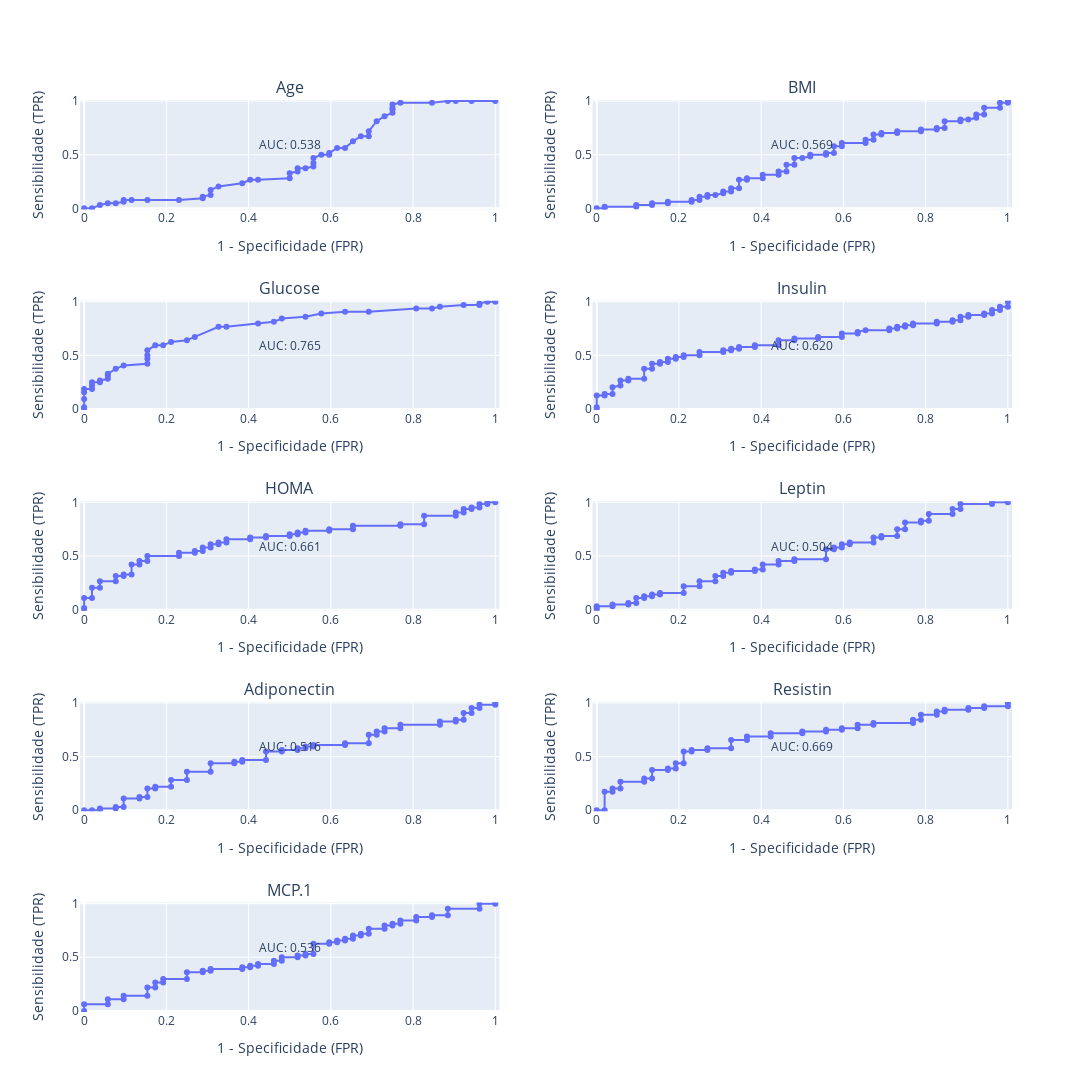
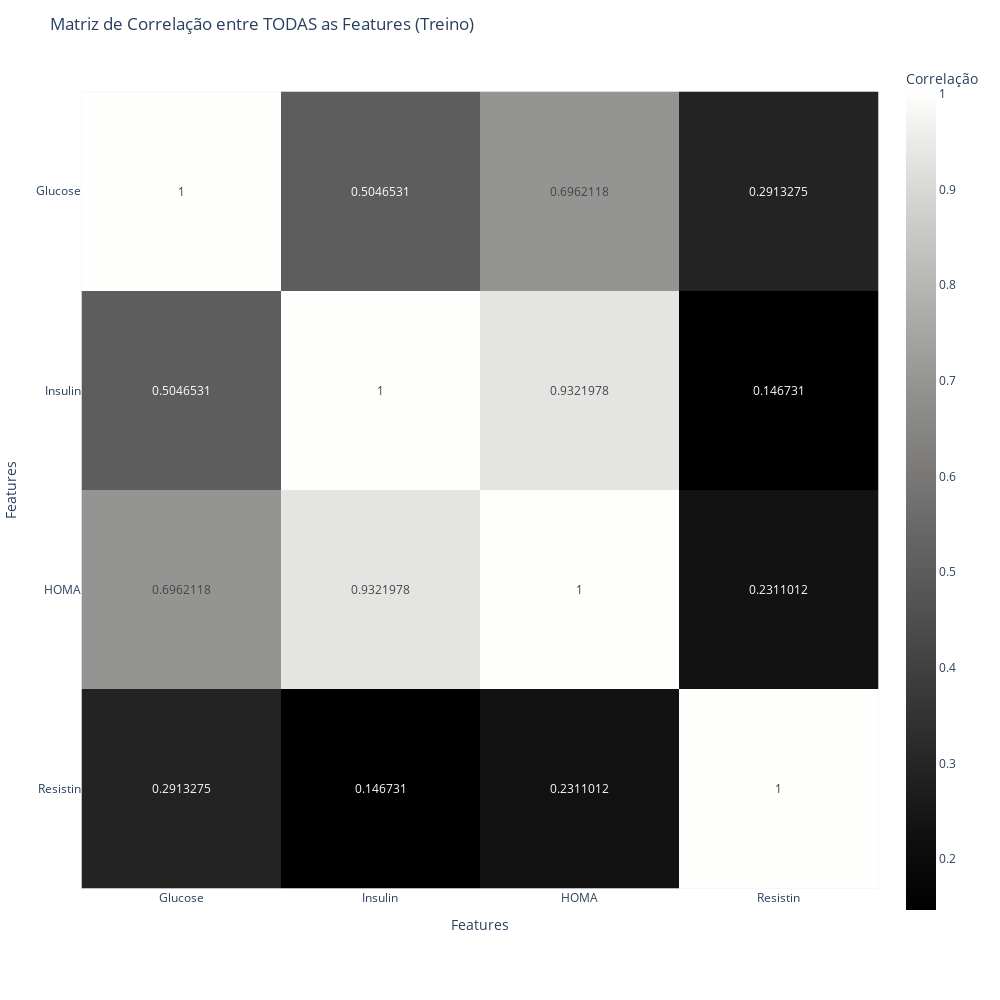

Notebook cell for these charts, in order:
### Code cell
# Seleção de features com Kruskal-Wallis
kruskal_selected_features, p_values = kruskal_feature_selection(X_data, y_data)
for feature in kruskal_selected_features:
    print(f"Feature: {feature}, p-value: {p_values[feature]:.6f}")
print("kruskal_selected_features:", kruskal_selected_features)

# ROC-AUC por feature (plota grelha)
roc_auc_selected_features, roc_auc_values, figR = compute_roc_auc_per_feature(X_data, y_data, cols=2, auc_threshold=0.60)
print("roc_auc_selected_features:", roc_auc_selected_features)
figR.show()

# Matriz de Correlação entre as features selecionadas pelo Kruskal
fig_corr = plot_correlation_matrix(X_data, kruskal_selected_features)
fig_corr.show()

# Filtrar X para manter apenas as features selecionadas
X = X_data[kruskal_selected_features]

# Divisão treino/val/test
X_train, X_val, X_test, y_train, y_val, y_test = data(X, y_data, test_size=0.2, val_size=0.25, random_state=42)

print(f"Tamanho treino:      {len(X_train)}")
print(f"Tamanho validação:   {len(X_val)}")
print(f"Tamanho teste:       {len(X_test)}")

# Salvar X_train
X_train.to_csv("X_train.csv", index=False)

### Figure 1 — Plotly figure (JSON) as saved in the notebook; plotly's stock layout.template omitted (floating-point values rounded to 4 significant figures)
{"data": [{"line": {"color": "#636EFA"}, "marker": {"color": "#636EFA"}, "mode": "lines+markers", "showlegend": false, "type": "scatter", "x": [0, 0.01923, 0.03846, 0.05769, 0.07692, 0.09615, 0.09615, 0.1154, 0.1538, 0.2308, 0.2885, 0.2885, 0.3077, 0.3077, 0.3269, 0.3846, 0.4038, 0.4231, 0.5, 0.5, 0.5192, 0.5192, 0.5385, 0.5577, 0.5577, 0.5577, 0.5769, 0.5962, 0.5962, 0.6154, 0.6346, 0.6538, 0.6731, 0.6923, 0.6923, 0.7115, 0.7308, 0.75, 0.75, 0.75, 0.75, 0.7692, 0.8462, 0.8846, 0.9038, 0.9423, 1], "xaxis": "x", "y": [0, 0, 0.03125, 0.04688, 0.04688, 0.0625, 0.07812, 0.07812, 0.07812, 0.07812, 0.09375, 0.1094, 0.125, 0.1719, 0.2031, 0.2344, 0.2656, 0.2656, 0.2812, 0.3281, 0.3438, 0.375, 0.375, 0.3906, 0.4219, 0.4688, 0.5, 0.5, 0.5156, 0.5625, 0.5625, 0.625, 0.6719, 0.6719, 0.7188, 0.8125, 0.8594, 0.8906, 0.9219, 0.9375, 0.9688, 0.9844, 0.9844, 1, 1, 1, 1], "yaxis": "y"}, {"line": {"color": "#636EFA"}, "marker": {"color": "#636EFA"}, "mode": "lines+markers", "showlegend": false, "type": "scatter", "x": [0, 0.01923, 0.01923, 0.09615, 0.09615, 0.1346, 0.1346, 0.1731, 0.1731, 0.2308, 0.2308, 0.25, 0.25, 0.2692, 0.2692, 0.2885, 0.3077, 0.3077, 0.3269, 0.3269, 0.3462, 0.3462, 0.3654, 0.3654, 0.4038, 0.4038, 0.4423, 0.4423, 0.4615, 0.4615, 0.4808, 0.4808, 0.5, 0.5192, 0.5192, 0.5577, 0.5577, 0.5769, 0.5769, 0.5962, 0.5962, 0.6538, 0.6538, 0.6731, 0.6731, 0.6923, 0.6923, 0.7308, 0.7308, 0.7885, 0.7885, 0.8269, 0.8269, 0.8462, 0.8462, 0.8846, 0.8846, 0.9038, 0.9231, 0.9231, 0.9423, 0.9423, 0.9808, 0.9808, 1, 1], "xaxis": "x2", "y": [0, 0, 0.01562, 0.01562, 0.03125, 0.03125, 0.04688, 0.04688, 0.0625, 0.0625, 0.07812, 0.07812, 0.1094, 0.1094, 0.125, 0.125, 0.1406, 0.1562, 0.1562, 0.1875, 0.1875, 0.2656, 0.2656, 0.2812, 0.2812, 0.3125, 0.3125, 0.3438, 0.3438, 0.4062, 0.4062, 0.4688, 0.4688, 0.4844, 0.5, 0.5, 0.5156, 0.5156, 0.5781, 0.5781, 0.6094, 0.6094, 0.6406, 0.6406, 0.6875, 0.6875, 0.7031, 0.7031, 0.7188, 0.7188, 0.7344, 0.7344, 0.75, 0.75, 0.8125, 0.8125, 0.8281, 0.8281, 0.8438, 0.875, 0.875, 0.9375, 0.9375, 0.9844, 0.9844, 1], "yaxis": "y2"}, {"line": {"color": "#636EFA"}, "marker": {"color": "#636EFA"}, "mode": "lines+markers", "showlegend": false, "type": "scatter", "x": [0, 0, 0, 0, 0, 0.01923, 0.01923, 0.01923, 0.03846, 0.03846, 0.05769, 0.05769, 0.05769, 0.07692, 0.09615, 0.1538, 0.1538, 0.1538, 0.1538, 0.1731, 0.1923, 0.2115, 0.25, 0.2692, 0.3269, 0.3462, 0.4231, 0.4615, 0.4808, 0.5385, 0.5769, 0.6346, 0.6923, 0.8077, 0.8462, 0.8654, 0.9231, 0.9615, 0.9615, 0.9808, 1], "xaxis": "x3", "y": [0, 0.01562, 0.09375, 0.1562, 0.1875, 0.1875, 0.2188, 0.25, 0.25, 0.2656, 0.2812, 0.3125, 0.3281, 0.375, 0.4062, 0.4219, 0.4688, 0.5, 0.5469, 0.5938, 0.5938, 0.625, 0.6406, 0.6719, 0.7656, 0.7656, 0.7969, 0.8125, 0.8438, 0.8594, 0.8906, 0.9062, 0.9062, 0.9375, 0.9375, 0.9531, 0.9688, 0.9688, 0.9844, 1, 1], "yaxis": "y3"}, {"line": {"color": "#636EFA"}, "marker": {"color": "#636EFA"}, "mode": "lines+markers", "showlegend": false, "type": "scatter", "x": [0, 0, 0, 0.01923, 0.01923, 0.03846, 0.03846, 0.05769, 0.05769, 0.07692, 0.07692, 0.1154, 0.1154, 0.1346, 0.1346, 0.1538, 0.1538, 0.1731, 0.1731, 0.1923, 0.1923, 0.2115, 0.2115, 0.25, 0.25, 0.3077, 0.3077, 0.3269, 0.3269, 0.3462, 0.3462, 0.3846, 0.3846, 0.4423, 0.4423, 0.4808, 0.4808, 0.5385, 0.5385, 0.5962, 0.5962, 0.6346, 0.6346, 0.6538, 0.7115, 0.7115, 0.7308, 0.7308, 0.75, 0.75, 0.7692, 0.7692, 0.8269, 0.8269, 0.8654, 0.8654, 0.8846, 0.8846, 0.9038, 0.9038, 0.9423, 0.9423, 0.9615, 0.9615, 0.9808, 0.9808, 1, 1], "xaxis": "x4", "y": [0, 0.01562, 0.125, 0.125, 0.1406, 0.1406, 0.2031, 0.2188, 0.2656, 0.2656, 0.2812, 0.2812, 0.375, 0.375, 0.4219, 0.4219, 0.4375, 0.4375, 0.4688, 0.4688, 0.4844, 0.4844, 0.5, 0.5, 0.5312, 0.5312, 0.5469, 0.5469, 0.5625, 0.5625, 0.5781, 0.5781, 0.5938, 0.5938, 0.6406, 0.6406, 0.6562, 0.6562, 0.6719, 0.6719, 0.7031, 0.7031, 0.7188, 0.7344, 0.7344, 0.75, 0.75, 0.7656, 0.7656, 0.7812, 0.7812, 0.7969, 0.7969, 0.8125, 0.8125, 0.8281, 0.8281, 0.8594, 0.8594, 0.875, 0.875, 0.8906, 0.8906, 0.9219, 0.9219, 0.9531, 0.9531, 1], "yaxis": "y4"}, {"line": {"color": "#636EFA"}, "marker": {"color": "#636EFA"}, "mode": "lines+markers", "showlegend": false, "type": "scatter", "x": [0, 0, 0, 0.01923, 0.01923, 0.03846, 0.03846, 0.07692, 0.07692, 0.09615, 0.09615, 0.1154, 0.1154, 0.1346, 0.1346, 0.1538, 0.1538, 0.2308, 0.2308, 0.2692, 0.2692, 0.2885, 0.2885, 0.3077, 0.3077, 0.3269, 0.3269, 0.3462, 0.3462, 0.4038, 0.4038, 0.4423, 0.4423, 0.5, 0.5, 0.5192, 0.5192, 0.5385, 0.5385, 0.5962, 0.5962, 0.6538, 0.6538, 0.7692, 0.7692, 0.8269, 0.8269, 0.9038, 0.9038, 0.9231, 0.9231, 0.9423, 0.9423, 0.9615, 0.9615, 0.9808, 0.9808, 1], "xaxis": "x5", "y": [0, 0.01562, 0.1094, 0.1094, 0.2031, 0.2031, 0.2656, 0.2656, 0.3125, 0.3125, 0.3281, 0.3281, 0.4219, 0.4219, 0.4531, 0.4531, 0.5, 0.5, 0.5312, 0.5312, 0.5469, 0.5469, 0.5781, 0.5781, 0.6094, 0.6094, 0.625, 0.625, 0.6562, 0.6562, 0.6719, 0.6719, 0.6875, 0.6875, 0.7031, 0.7031, 0.7188, 0.7188, 0.7344, 0.7344, 0.75, 0.75, 0.7812, 0.7812, 0.7969, 0.7969, 0.875, 0.875, 0.9062, 0.9062, 0.9375, 0.9375, 0.9531, 0.9531, 0.9844, 0.9844, 1, 1], "yaxis": "y5"}, {"line": {"color": "#636EFA"}, "marker": {"color": "#636EFA"}, "mode": "lines+markers", "showlegend": false, "type": "scatter", "x": [0, 0, 0, 0.03846, 0.03846, 0.07692, 0.07692, 0.09615, 0.09615, 0.1154, 0.1154, 0.1346, 0.1346, 0.1538, 0.1538, 0.2115, 0.2115, 0.25, 0.25, 0.2885, 0.2885, 0.3077, 0.3077, 0.3269, 0.3269, 0.3846, 0.3846, 0.4038, 0.4038, 0.4423, 0.4423, 0.4808, 0.4808, 0.5577, 0.5577, 0.5769, 0.5769, 0.5962, 0.5962, 0.6154, 0.6154, 0.6731, 0.6731, 0.6923, 0.6923, 0.7308, 0.7308, 0.75, 0.75, 0.7885, 0.7885, 0.8077, 0.8077, 0.8654, 0.8654, 0.8846, 0.8846, 0.9615, 0.9615, 1], "xaxis": "x6", "y": [0, 0.01562, 0.03125, 0.03125, 0.04688, 0.04688, 0.0625, 0.0625, 0.1094, 0.1094, 0.125, 0.125, 0.1406, 0.1406, 0.1562, 0.1562, 0.2188, 0.2188, 0.2656, 0.2656, 0.3125, 0.3125, 0.3438, 0.3438, 0.3594, 0.3594, 0.375, 0.375, 0.4219, 0.4219, 0.4531, 0.4531, 0.4688, 0.4688, 0.5625, 0.5625, 0.5781, 0.5781, 0.6094, 0.6094, 0.625, 0.625, 0.6719, 0.6719, 0.6875, 0.6875, 0.75, 0.75, 0.8125, 0.8125, 0.8281, 0.8281, 0.8906, 0.8906, 0.9375, 0.9375, 0.9844, 0.9844, 1, 1], "yaxis": "y6"}, {"line": {"color": "#636EFA"}, "marker": {"color": "#636EFA"}, "mode": "lines+markers", "showlegend": false, "type": "scatter", "x": [0, 0.01923, 0.03846, 0.03846, 0.07692, 0.07692, 0.09615, 0.09615, 0.1346, 0.1346, 0.1538, 0.1538, 0.1731, 0.1731, 0.2115, 0.2115, 0.25, 0.25, 0.3077, 0.3077, 0.3654, 0.3654, 0.3846, 0.3846, 0.4423, 0.4423, 0.4808, 0.4808, 0.5192, 0.5192, 0.5385, 0.5385, 0.5577, 0.5577, 0.6346, 0.6346, 0.6923, 0.6923, 0.7115, 0.7115, 0.7308, 0.7308, 0.7692, 0.7692, 0.8654, 0.8654, 0.9038, 0.9038, 0.9231, 0.9231, 0.9423, 0.9423, 0.9615, 0.9615, 1, 1], "xaxis": "x7", "y": [0, 0, 0, 0.01562, 0.01562, 0.03125, 0.03125, 0.1094, 0.1094, 0.125, 0.125, 0.2031, 0.2031, 0.2188, 0.2188, 0.2812, 0.2812, 0.3594, 0.3594, 0.4375, 0.4375, 0.4531, 0.4531, 0.4688, 0.4688, 0.5469, 0.5469, 0.5625, 0.5625, 0.5781, 0.5781, 0.5938, 0.5938, 0.6094, 0.6094, 0.625, 0.625, 0.7031, 0.7031, 0.7344, 0.7344, 0.7656, 0.7656, 0.7969, 0.7969, 0.8281, 0.8281, 0.8438, 0.8438, 0.9062, 0.9062, 0.9531, 0.9531, 0.9844, 0.9844, 1], "yaxis": "y7"}, {"line": {"color": "#636EFA"}, "marker": {"color": "#636EFA"}, "mode": "lines+markers", "showlegend": false, "type": "scatter", "x": [0, 0.01923, 0.01923, 0.03846, 0.03846, 0.05769, 0.05769, 0.1154, 0.1154, 0.1346, 0.1346, 0.1731, 0.1731, 0.1923, 0.1923, 0.2115, 0.2115, 0.2308, 0.2308, 0.2692, 0.2692, 0.3269, 0.3269, 0.3654, 0.3654, 0.4231, 0.4231, 0.5, 0.5, 0.5577, 0.5577, 0.5962, 0.5962, 0.6346, 0.6346, 0.6731, 0.6731, 0.7692, 0.7692, 0.7885, 0.7885, 0.8269, 0.8269, 0.8462, 0.8462, 0.9038, 0.9038, 0.9423, 0.9423, 1, 1], "xaxis": "x8", "y": [0, 0, 0.1719, 0.1719, 0.2031, 0.2031, 0.2656, 0.2656, 0.2969, 0.2969, 0.375, 0.375, 0.3906, 0.3906, 0.4375, 0.4375, 0.5469, 0.5469, 0.5625, 0.5625, 0.5781, 0.5781, 0.6562, 0.6562, 0.6875, 0.6875, 0.7188, 0.7188, 0.7344, 0.7344, 0.75, 0.75, 0.7656, 0.7656, 0.7969, 0.7969, 0.8125, 0.8125, 0.8438, 0.8438, 0.8906, 0.8906, 0.9219, 0.9219, 0.9375, 0.9375, 0.9531, 0.9531, 0.9688, 0.9688, 1], "yaxis": "y8"}, {"line": {"color": "#636EFA"}, "marker": {"color": "#636EFA"}, "mode": "lines+markers", "showlegend": false, "type": "scatter", "x": [0, 0, 0.05769, 0.05769, 0.09615, 0.09615, 0.1538, 0.1538, 0.1731, 0.1731, 0.1923, 0.1923, 0.25, 0.25, 0.2885, 0.2885, 0.3077, 0.3077, 0.3846, 0.3846, 0.4038, 0.4038, 0.4231, 0.4231, 0.4615, 0.4615, 0.4808, 0.4808, 0.5192, 0.5192, 0.5385, 0.5385, 0.5577, 0.5577, 0.5962, 0.5962, 0.6154, 0.6154, 0.6346, 0.6346, 0.6538, 0.6538, 0.6731, 0.6731, 0.6923, 0.6923, 0.7308, 0.7308, 0.75, 0.75, 0.7692, 0.7692, 0.8077, 0.8077, 0.8462, 0.8462, 0.8846, 0.8846, 0.9615, 0.9615, 1], "xaxis": "x9", "y": [0, 0.0625, 0.0625, 0.1094, 0.1094, 0.1406, 0.1406, 0.2188, 0.2188, 0.2656, 0.2656, 0.2969, 0.2969, 0.3594, 0.3594, 0.375, 0.375, 0.3906, 0.3906, 0.4062, 0.4062, 0.4219, 0.4219, 0.4375, 0.4375, 0.4688, 0.4688, 0.5, 0.5, 0.5156, 0.5156, 0.5312, 0.5312, 0.625, 0.625, 0.6406, 0.6406, 0.6562, 0.6562, 0.6719, 0.6719, 0.7031, 0.7031, 0.7188, 0.7188, 0.7656, 0.7656, 0.7969, 0.7969, 0.8125, 0.8125, 0.8438, 0.8438, 0.875, 0.875, 0.8906, 0.8906, 0.9531, 0.9531, 1, 1], "yaxis": "y9"}], "layout": {"annotations": [{"font": {"size": 16}, "showarrow": false, "text": "Age", "x": 0.225, "xanchor": "center", "xref": "paper", "y": 1, "yanchor": "bottom", "yref": "paper"}, {"font": {"size": 16}, "showarrow": false, "text": "BMI", "x": 0.775, "xanchor": "center", "xref": "paper", "y": 1, "yanchor": "bottom", "yref": "paper"}, {"font": {"size": 16}, "showarrow": false, "text": "Glucose", "x": 0.225, "xanchor": "center", "xref": "paper", "y": 0.78, "yanchor": "bottom", "yref": "paper"}, {"font": {"size": 16}, "showarrow": false, "text": "Insulin", "x": 0.775, "xanchor": "center", "xref": "paper", "y": 0.78, "yanchor": "bottom", "yref": "paper"}, {"font": {"size": 16}, "showarrow": false, "text": "HOMA", "x": 0.225, "xanchor": "center", "xref": "paper", "y": 0.56, "yanchor": "bottom", "yref": "paper"}, {"font": {"size": 16}, "showarrow": false, "text": "Leptin", "x": 0.775, "xanchor": "center", "xref": "paper", "y": 0.56, "yanchor": "bottom", "yref": "paper"}, {"font": {"size": 16}, "showarrow": false, "text": "Adiponectin", "x": 0.225, "xanchor": "center", "xref": "paper", "y": 0.34, "yanchor": "bottom", "yref": "paper"}, {"font": {"size": 16}, "showarrow": false, "text": "Resistin", "x": 0.775, "xanchor": "center", "xref": "paper", "y": 0.34, "yanchor": "bottom", "yref": "paper"}, {"font": {"size": 16}, "showarrow": false, "text": "MCP.1", "x": 0.225, "xanchor": "center", "xref": "paper", "y": 0.12, "yanchor": "bottom", "yref": "paper"}, {"showarrow": false, "text": "AUC: 0.538", "x": 0.5, "xref": "x", "y": 0.5, "yref": "y", "yshift": 10}, {"showarrow": false, "text": "AUC: 0.569", "x": 0.5, "xref": "x2", "y": 0.5, "yref": "y2", "yshift": 10}, {"showarrow": false, "text": "AUC: 0.765", "x": 0.5, "xref": "x3", "y": 0.5, "yref": "y3", "yshift": 10}, {"showarrow": false, "text": "AUC: 0.620", "x": 0.5, "xref": "x4", "y": 0.5, "yref": "y4", "yshift": 10}, {"showarrow": false, "text": "AUC: 0.661", "x": 0.5, "xref": "x5", "y": 0.5, "yref": "y5", "yshift": 10}, {"showarrow": false, "text": "AUC: 0.504", "x": 0.5, "xref": "x6", "y": 0.5, "yref": "y6", "yshift": 10}, {"showarrow": false, "text": "AUC: 0.516", "x": 0.5, "xref": "x7", "y": 0.5, "yref": "y7", "yshift": 10}, {"showarrow": false, "text": "AUC: 0.669", "x": 0.5, "xref": "x8", "y": 0.5, "yref": "y8", "yshift": 10}, {"showarrow": false, "text": "AUC: 0.536", "x": 0.5, "xref": "x9", "y": 0.5, "yref": "y9", "yshift": 10}], "autosize": false, "height": 3500, "showlegend": false, "width": 1400, "xaxis": {"anchor": "y", "domain": [0, 0.45], "range": [-0.01, 1.01], "title": {"text": "1 - Specificidade (FPR)"}}, "xaxis10": {"anchor": "y10", "domain": [0.55, 1], "range": [-0.01, 1.01], "title": {"text": "1 - Specificidade (FPR)"}}, "xaxis2": {"anchor": "y2", "domain": [0.55, 1], "range": [-0.01, 1.01], "title": {"text": "1 - Specificidade (FPR)"}}, "xaxis3": {"anchor": "y3", "domain": [0, 0.45], "range": [-0.01, 1.01], "title": {"text": "1 - Specificidade (FPR)"}}, "xaxis4": {"anchor": "y4", "domain": [0.55, 1], "range": [-0.01, 1.01], "title": {"text": "1 - Specificidade (FPR)"}}, "xaxis5": {"anchor": "y5", "domain": [0, 0.45], "range": [-0.01, 1.01], "title": {"text": "1 - Specificidade (FPR)"}}, "xaxis6": {"anchor": "y6", "domain": [0.55, 1], "range": [-0.01, 1.01], "title": {"text": "1 - Specificidade (FPR)"}}, "xaxis7": {"anchor": "y7", "domain": [0, 0.45], "range": [-0.01, 1.01], "title": {"text": "1 - Specificidade (FPR)"}}, "xaxis8": {"anchor": "y8", "domain": [0.55, 1], "range": [-0.01, 1.01], "title": {"text": "1 - Specificidade (FPR)"}}, "xaxis9": {"anchor": "y9", "domain": [0, 0.45], "range": [-0.01, 1.01], "title": {"text": "1 - Specificidade (FPR)"}}, "yaxis": {"anchor": "x", "domain": [0.88, 1], "range": [-0.01, 1.01], "title": {"text": "Sensibilidade (TPR)"}}, "yaxis10": {"anchor": "x10", "domain": [0, 0.12], "range": [-0.01, 1.01], "title": {"text": "Sensibilidade (TPR)"}}, "yaxis2": {"anchor": "x2", "domain": [0.88, 1], "range": [-0.01, 1.01], "title": {"text": "Sensibilidade (TPR)"}}, "yaxis3": {"anchor": "x3", "domain": [0.66, 0.78], "range": [-0.01, 1.01], "title": {"text": "Sensibilidade (TPR)"}}, "yaxis4": {"anchor": "x4", "domain": [0.66, 0.78], "range": [-0.01, 1.01], "title": {"text": "Sensibilidade (TPR)"}}, "yaxis5": {"anchor": "x5", "domain": [0.44, 0.56], "range": [-0.01, 1.01], "title": {"text": "Sensibilidade (TPR)"}}, "yaxis6": {"anchor": "x6", "domain": [0.44, 0.56], "range": [-0.01, 1.01], "title": {"text": "Sensibilidade (TPR)"}}, "yaxis7": {"anchor": "x7", "domain": [0.22, 0.34], "range": [-0.01, 1.01], "title": {"text": "Sensibilidade (TPR)"}}, "yaxis8": {"anchor": "x8", "domain": [0.22, 0.34], "range": [-0.01, 1.01], "title": {"text": "Sensibilidade (TPR)"}}, "yaxis9": {"anchor": "x9", "domain": [0, 0.12], "range": [-0.01, 1.01], "title": {"text": "Sensibilidade (TPR)"}}}}

### Figure 2 — Plotly figure (JSON) as saved in the notebook; plotly's stock layout.template omitted (floating-point values rounded to 4 significant figures)
{"data": [{"coloraxis": "coloraxis", "hovertemplate": "Features: %{x}<br>Features: %{y}<br>Correlação: %{z}<extra></extra>", "name": "0", "texttemplate": "%{z}", "type": "heatmap", "x": ["Glucose", "Insulin", "HOMA", "Resistin"], "xaxis": "x", "y": ["Glucose", "Insulin", "HOMA", "Resistin"], "yaxis": "y", "z": [[1, 0.5047, 0.6962, 0.2913], [0.5047, 1, 0.9322, 0.1467], [0.6962, 0.9322, 1.0, 0.2311], [0.2913, 0.1467, 0.2311, 1]]}], "layout": {"coloraxis": {"colorbar": {"title": {"text": "Correlação"}}, "colorscale": [[0, "rgb(0, 0, 0)"], [0.09091, "rgb(16, 16, 16)"], [0.1818, "rgb(38, 38, 38)"], [0.2727, "rgb(59, 59, 59)"], [0.3636, "rgb(81, 80, 80)"], [0.4545, "rgb(102, 101, 101)"], [0.5455, "rgb(124, 123, 122)"], [0.6364, "rgb(146, 146, 145)"], [0.7273, "rgb(171, 171, 170)"], [0.8182, "rgb(197, 197, 195)"], [0.9091, "rgb(224, 224, 223)"], [1, "rgb(254, 254, 253)"]]}, "height": 1000, "margin": {"t": 60}, "title": {"text": "Matriz de Correlação entre TODAS as Features (Treino)"}, "width": 1000, "xaxis": {"anchor": "y", "constrain": "domain", "domain": [0, 1], "scaleanchor": "y", "title": {"text": "Features"}}, "yaxis": {"anchor": "x", "autorange": "reversed", "constrain": "domain", "domain": [0, 1], "title": {"text": "Features"}}}}
